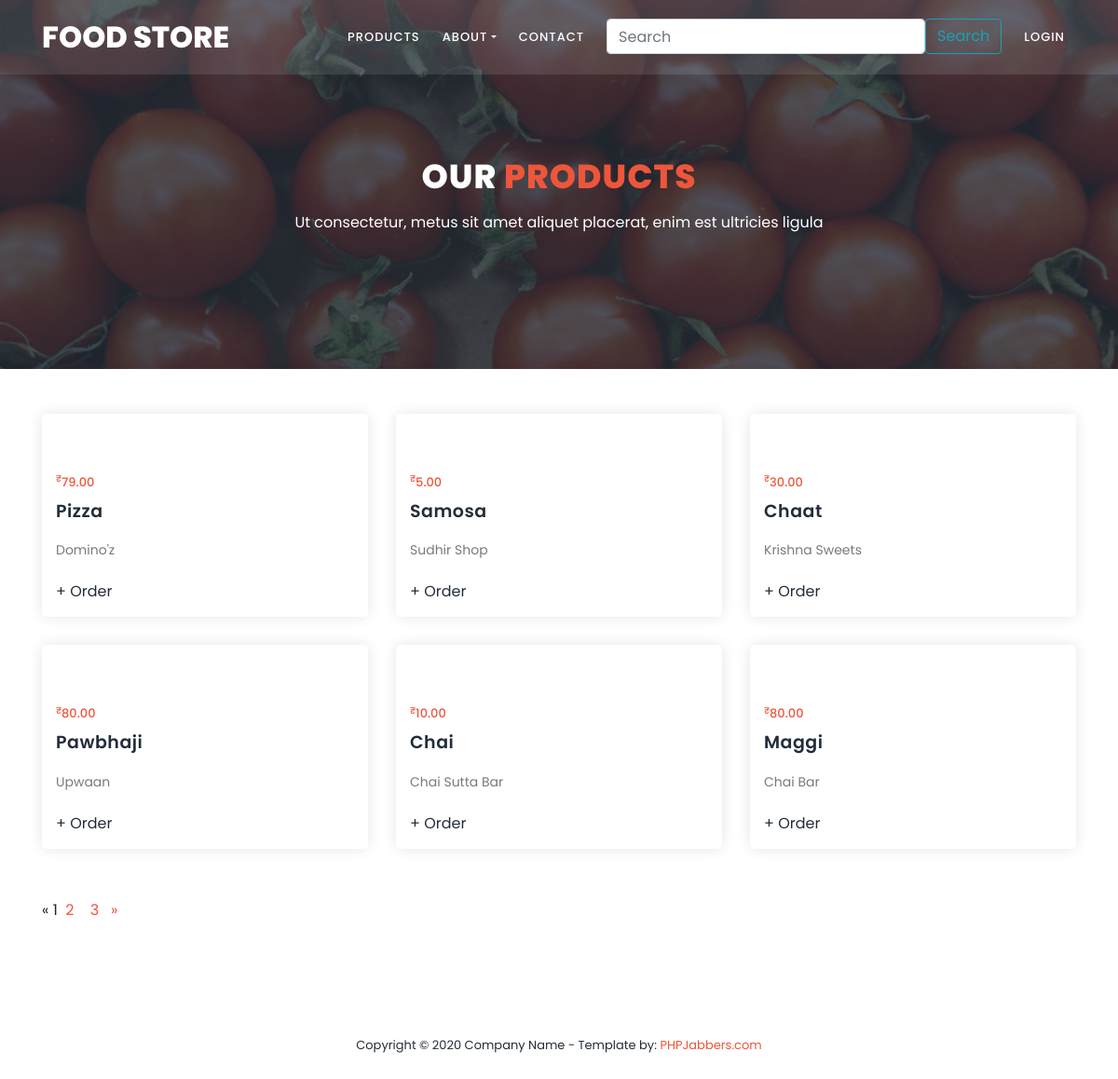
Page /products on the committed database.
### app/models.py (models this page shows)
class PRODUCT(models.Model):
    productname = models.CharField(max_length=200)
    price = models.DecimalField(max_digits=5, decimal_places=2)
    description = models.TextField()
    image= models.ImageField(upload_to="static/images",default="")

### app/views.py (the view)
# urls.py: path('products', views.products),
def products(request):
    product_list = PRODUCT.objects.all()
    page = request.GET.get('page', 1)
    paginator = Paginator(product_list, 6)
    try:
        Products = paginator.page(page)
    except PageNotAnInteger:
        Products = paginator.page(1)
    except EmptyPage:
        Products = paginator.page(paginator.num_pages)
    return render(request, 'products.html', { 'Products': Products })

### app/templates/products.html (shortened to what this page needs)
{% extends 'base.html' %}
{% block content %}
{% load static %}
    <section class="section section-bg" id="call-to-action" style="background-image: url(static/images/banner-image-1-1920x500.jpg)">
        <div class="container">
            <div class="row">
                <div class="col-lg-10 offset-lg-1">
                    <div class="cta-content">
                        <br>
                        <br>
                        <h2>Our <em>Products</em></h2>
                        <p>Ut consectetur, metus sit amet aliquet placerat, enim est ultricies ligula</p>
                    </div>
                </div>
            </div>
        </div>
    </section>
    <section class="section" id="trainers">
        <div class="container">
            <br>
            <br>
            <div class="row">
                {% for i in Products %}
                <div class="col-lg-4">
                    <div class="trainer-item">
                        <div class="image-thumb">
                        </div>
                        <div class="down-content">
                            <span>
                                <sup>₹</sup>{{ i.price }}
                            </span>
                            <h4>{{ i.productname }}</h4>
                            <p>{{ i.description }}</p>
                            <ul class="social-icons">
                                <li><a href="/product-details/{{i.id}}">+ Order</a></li>
                            </ul>
                        </div>
                    </div>
                </div>
                {% endfor %}
            </div>
            <br>
            <nav>
                {% if Products.has_other_pages %}
                <ul class="pagination">
                  {% if Products.has_previous %}
                    <li><a href="?page={{ Products.previous_page_number }}">&laquo&nbsp;</a></li>
                  {% else %}
                    <li class="disabled"><span>&laquo&nbsp;</span></li>
                  {% endif %}
                  {% for i in Products.paginator.page_range %}
                    {% if Products.number == i %}
                      <li class="active"><span>{{ i }} <span class="sr-only">(current)</span></span></li>
                    {% else %}
                      <li><a href="?page={{ i }}">&nbsp&nbsp{{ i }}&nbsp&nbsp</a></li>
                    {% endif %}
                  {% endfor %}
                  {% if Products.has_next %}
                    <li><a href="?page={{ Products.next_page_number }}">&nbsp&raquo;</a></li>
                  {% else %}
                    <li class="disabled"><span>&nbsp&raquo;</span></li>
                  {% endif %}
                </ul>
              {% endif %}
            </nav>
        </div>
    </section>
{% endblock %}

### app/templates/base.html (shortened to what this page needs)
<!DOCTYPE html>
<html lang="en">
  <head>
    <link rel="stylesheet" type="text/css" href="static/css/bootstrap.min.css">
    <link rel="stylesheet" type="text/css" href="static/css/font-awesome.css">
    <link rel="stylesheet" href="static/css/style.css">
    </head>
    <body>
    <header class="header-area header-sticky">
        <div class="container">
            <div class="row">
                <div class="col-12">
                    <nav class="main-nav">
                        <a href="/" class="logo">Food Store</a>
                        <ul class="nav">
                            <li><a href="/products">Products</a></li>
                            <li class="dropdown">
                                <a class="dropdown-toggle" data-toggle="dropdown" href="#" role="button" aria-haspopup="true" aria-expanded="false">About</a>
                            </li>
                            <li><a href="/contact">Contact</a></li>
                            <li><form class="d-flex">
                                <input class="form-control me-2" type="search" placeholder="Search" aria-label="Search">
                                <button class="btn btn-outline-info" type="submit">Search</button>
                              </form></li>
                            {% if user.is_authenticated %}
                            <li><a href="/checkout">Checkout</a></li>
                            <li><a href="/logout">Logout</a></li>
                            {% else %}
                            <li><a href="/login">Login</a></li>
                            {% endif %}
                        </ul>
                    </nav>
                </div>
            </div>
        </div>
    </header>
    {% block content %}{% endblock %}
    <footer>
        <div class="container">
            <div class="row">
                <div class="col-lg-12">
                    <p>
                        Copyright © 2020 Company Name
                        - Template by: <a href="https://www.phpjabbers.com/">PHPJabbers.com</a>
                    </p>
                </div>
            </div>
        </div>
    </footer>
  </body>
</html>

### app/static/css/style.css (style rules this page uses)
html, body, div, span, applet, object, iframe, h1, h2, h3, h4, h5, h6, p, blockquote, div pre, a, abbr, acronym, address, big, cite, code, del, dfn, em, font, img, ins, kbd, q, s, samp, small, strike, strong, sub, sup, tt, var, b, u, i, center, dl, dt, dd, ol, ul, li, figure, header, nav, section, article, aside, footer, figcaption { margin: 0; padding: 0; border: 0; outline: 0; }
ul, li { padding: 0; margin: 0; list-style: none; }
header, nav, section, article, aside, footer, hgroup { display: block; }
* { box-sizing: border-box; }
html, body { font-family: 'Poppins', sans-serif; font-weight: 400; background-color: #fff; font-size: 16px; -ms-text-size-adjust: 100%; -webkit-font-smoothing: antialiased; -moz-osx-font-smoothing: grayscale; }
a { text-decoration: none !important; }
h1, h2, h3, h4, h5, h6 { margin-top: 0px; margin-bottom: 0px; }
ul { margin-bottom: 0px; }
p { font-size: 14px; line-height: 25px; color: #7a7a7a; }
html, body { background: #fff; font-family: 'Poppins', sans-serif; }
.header-area { position: absolute; top: 0px; left: 0px; right: 0px; z-index: 100; height: 80px; background: rgba(250,250,250,0.1); -webkit-transition: all .5s ease 0s; -moz-transition: all .5s ease 0s; -o-transition: all .5s ease 0s; transition: all .5s ease 0s; }
.header-area .main-nav { min-height: 80px; background: transparent; }
.header-area .main-nav .logo { line-height: 80px; color: #fff; font-size: 32px; font-weight: 800; text-transform: uppercase; float: left; -webkit-transition: all 0.3s ease 0s; -moz-transition: all 0.3s ease 0s; -o-transition: all 0.3s ease 0s; transition: all 0.3s ease 0s; }
.header-area .main-nav .nav { float: right; margin-top: 27px; margin-right: 0px; background-color: transparent; -webkit-transition: all 0.3s ease 0s; -moz-transition: all 0.3s ease 0s; -o-transition: all 0.3s ease 0s; transition: all 0.3s ease 0s; position: relative; z-index: 999; }
.header-area .main-nav .nav li { padding-left: 20px; padding-right: 20px; }
.header-area .main-nav .nav li a { display: block; font-weight: 500; font-size: 13px; color: #7a7a7a; text-transform: uppercase; -webkit-transition: all 0.3s ease 0s; -moz-transition: all 0.3s ease 0s; -o-transition: all 0.3s ease 0s; transition: all 0.3s ease 0s; height: 40px; line-height: 40px; border: transparent; letter-spacing: 1px; }
.header-area .main-nav .nav li a { color: #fff; }
.header-area.header-sticky { min-height: 80px; }
.header-area.header-sticky .nav { margin-top: 20px !important; }
@media (max-width: 1200px) { .header-area .main-nav .nav li { padding-left: 12px; padding-right: 12px; } }
@media (max-width: 1200px) { .header-area .main-nav:before { display: none; } }
@media (min-width: 767px) { .header-area .main-nav .nav { display: flex !important; } }
#call-to-action { padding: 120px 0px; background-image: url(../images/cta-bg.jpg); background-position: center center; background-repeat: no-repeat; background-size: cover; text-align: center; }
.cta-content h2 { font-size: 36px; text-transform: uppercase; font-weight: 800; color: #fff; letter-spacing: 1px; }
.cta-content h2 em { font-style: normal; color: #ed563b; }
.cta-content p { font-size: 16px; color: #fff; margin: 15px 0px 25px 0px; }
.section-bg { background-position: center center; background-repeat: no-repeat; background-size: cover; position: relative; }
.section-bg:before { content:''; position: absolute; top: 0; left: 0; width: 100%; height: 100%; background-color: rgba(35,45,57,0.8); }
.section-bg > form, .section-bg .container { position: relative; z-index: 2 }
#trainers { padding-bottom: 90px; }
#trainers .trainer-item { background-color: #fff; border-radius: 5px; box-shadow: 0px 0px 15px rgba(0,0,0,0.1); padding: 15px; margin-bottom: 30px; }
#trainers .trainer-item span { font-size: 13px; font-weight: 500; color: #ed563b; display: inline-block; margin-top: 25px; margin-bottom: 10px; }
#trainers .trainer-item h4 { font-size: 19px; font-weight: 600; color: #232d39; letter-spacing: 0.5px; margin-bottom: 18px; }
#trainers .trainer-item p { margin-bottom: 20px; }
ul.social-icons li { display: inline-block; margin-right: 12px; }
ul.social-icons li:last-child { margin-right: 0px; }
ul.social-icons li a { color: #232d39; transition: all .3s; }
footer { text-align: center; padding: 30px 0px; }
footer p { color: #232d39; font-size: 13px; }
footer p a { cursor: pointer; color: #ed563b; }
a { color: #ed563b; }

### rows in the picture
PRODUCT: price "79.00", productname "Pizza", description "Domino'z"
PRODUCT: price "5.00", productname "Samosa", description "Sudhir Shop"
PRODUCT: price "30.00", productname "Chaat", description "Krishna Sweets"
PRODUCT: price "80.00", productname "Pawbhaji", description "Upwaan"
PRODUCT: price "10.00", productname "Chai", description "Chai Sutta Bar"
PRODUCT: price "80.00", productname "Maggi", description "Chai Bar"

### other values in the picture
{{ i }} "1"
{{ i }} "2" "3"
